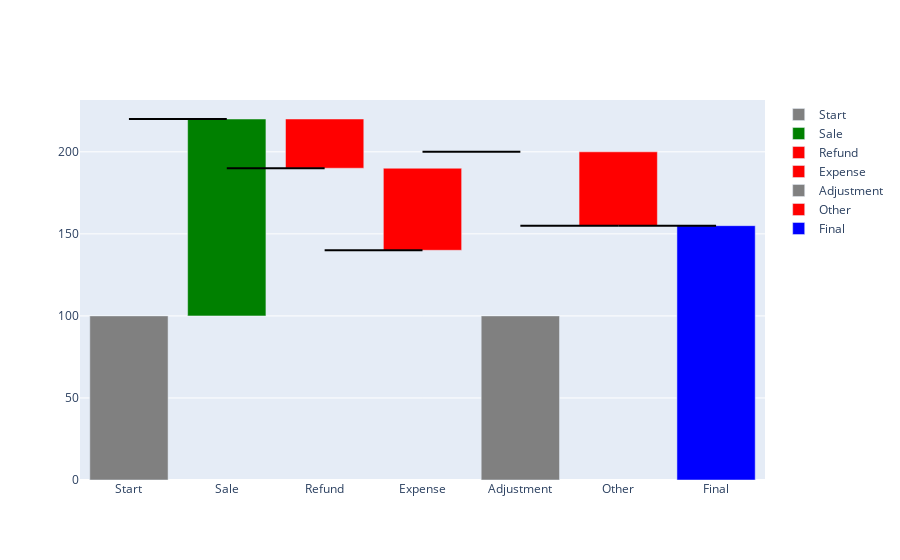

The notebook cell saved with this chart:
### Code cell
import plotly.graph_objs as go
import plotly.offline as pyo

class WaterfallChart:
    def __init__(self, data, measures):
        self.data = data
        self.measures = measures
        self.fig = go.Figure()

    def add_bar(self, name, amount, base, color):
        # Add a bar to the figure with the specified parameters
        bar = go.Bar(name=name, x=[name], y=[amount], base=base, marker_color=color)
        self.fig.add_trace(bar)

    def add_connector(self, x0, y0, x1, y1):
        # Add a connector (line) between two bars
        self.fig.add_trace(
            go.Scatter(
                x=[x0, x1],
                y=[y0, y1],
                mode='lines',
                line=dict(color='black', width=2),
                showlegend=False
            )
        )

    def create_waterfall(self):
        total = 0
        last_absolute = 0
        connectors = []  # List to store connector coordinates

        for i, (item, measure) in enumerate(zip(self.data, self.measures)):
            name = item['name']
            amount = item.get('amount', 0) if measure != 'total' else total
            color = 'grey'

            if measure == 'total':
                color = 'blue'
                self.add_bar(name, amount, 0, color)
                last_absolute = total
            elif measure == 'absolute':
                color = 'grey'
                diff = amount - last_absolute
                self.add_bar(name, diff, 0, color)
                last_absolute = amount
                total = amount
            else:
                color = 'green' if amount >= 0 else 'red'
                self.add_bar(name, amount, total, color)
                total += amount
            
            # Store the connector coordinates
            if i > 0:  # Skip the connector for the first bar
                x0 = self.data[i-1]['name']
                y0 = total
                x1 = name
                connectors.append((x0, y0, x1, y0))

        # Add connectors after all bars to avoid layering issues
        for x0, y0, x1, y1 in connectors:
            self.add_connector(x0, y0, x1, y1)

    def show_chart(self):
        self.create_waterfall()
        pyo.iplot(self.fig)

# Example usage:
data = [
    {'name': 'Start', 'amount': 100},
    {'name': 'Sale', 'amount': 120},
    {'name': 'Refund', 'amount': -30},
    {'name': 'Expense', 'amount': -50},
    {'name': 'Adjustment', 'amount': 200},
    {'name': 'Other', 'amount': -45},
    {'name': 'Final', 'amount': None}
]
measures = ['absolute', 'relative', 'relative', 'relative', 'absolute', 'relative', 'total']

chart = WaterfallChart(data, measures)
chart.show_chart()

### Figure 1 — Plotly figure (JSON) as saved in the notebook; plotly's stock layout.template omitted (floating-point values rounded to 4 significant figures)
{"data": [{"base": 0, "marker": {"color": "grey"}, "name": "Start", "type": "bar", "x": ["Start"], "y": [100]}, {"base": 100, "marker": {"color": "green"}, "name": "Sale", "type": "bar", "x": ["Sale"], "y": [120]}, {"base": 220, "marker": {"color": "red"}, "name": "Refund", "type": "bar", "x": ["Refund"], "y": [-30]}, {"base": 190, "marker": {"color": "red"}, "name": "Expense", "type": "bar", "x": ["Expense"], "y": [-50]}, {"base": 0, "marker": {"color": "grey"}, "name": "Adjustment", "type": "bar", "x": ["Adjustment"], "y": [100]}, {"base": 200, "marker": {"color": "red"}, "name": "Other", "type": "bar", "x": ["Other"], "y": [-45]}, {"base": 0, "marker": {"color": "blue"}, "name": "Final", "type": "bar", "x": ["Final"], "y": [155]}, {"line": {"color": "black", "width": 2}, "mode": "lines", "showlegend": false, "type": "scatter", "x": ["Start", "Sale"], "y": [220, 220]}, {"line": {"color": "black", "width": 2}, "mode": "lines", "showlegend": false, "type": "scatter", "x": ["Sale", "Refund"], "y": [190, 190]}, {"line": {"color": "black", "width": 2}, "mode": "lines", "showlegend": false, "type": "scatter", "x": ["Refund", "Expense"], "y": [140, 140]}, {"line": {"color": "black", "width": 2}, "mode": "lines", "showlegend": false, "type": "scatter", "x": ["Expense", "Adjustment"], "y": [200, 200]}, {"line": {"color": "black", "width": 2}, "mode": "lines", "showlegend": false, "type": "scatter", "x": ["Adjustment", "Other"], "y": [155, 155]}, {"line": {"color": "black", "width": 2}, "mode": "lines", "showlegend": false, "type": "scatter", "x": ["Other", "Final"], "y": [155, 155]}], "layout": {}}
